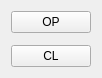
  <widget class="QWidget" name="layoutWidget_9">
   <property name="geometry">
    <rect>
     <x>420</x>
     <y>150</y>
     <width>82</width>
     <height>78</height>
    </rect>
   </property>
   <layout class="QVBoxLayout" name="verticalLayout_11">
    <property name="spacing">
     <number>3</number>
    </property>
    <property name="sizeConstraint">
     <enum>QLayout::SetMinimumSize</enum>
    </property>
    <item>
     <widget class="PyDMPushButton" name="PyDMPushButton_47">
      <property name="toolTip">
       <string/>
      </property>
      <property name="text">
       <string>OP</string>
      </property>
      <property name="channel" stdset="0">
       <string>ca://APX:V7_OPEN_REQ</string>
      </property>
      <property name="pressValue" stdset="0">
       <string>1</string>
      </property>
     </widget>
    </item>
    <item>
     <widget class="PyDMByteIndicator" name="PyDMByteIndicator_39">
      <property name="toolTip">
       <string/>
      </property>
      <property name="channel" stdset="0">
       <string>ca://APX:V7_SCL</string>
      </property>
      <property name="onColor" stdset="0">
       <color>
        <red>255</red>
        <green>0</green>
        <blue>0</blue>
       </color>
      </property>
      <property name="labels" stdset="0">
       <stringlist/>
      </property>
     </widget>
    </item>
    <item>
     <widget class="PyDMPushButton" name="PyDMPushButton_48">
      <property name="toolTip">
       <string/>
      </property>
      <property name="text">
       <string>CL</string>
      </property>
      <property name="channel" stdset="0">
       <string>ca://APX:V7_OPEN_REQ</string>
      </property>
      <property name="pressValue" stdset="0">
       <string>0</string>
      </property>
     </widget>
    </item>
   </layout>
  </widget>
